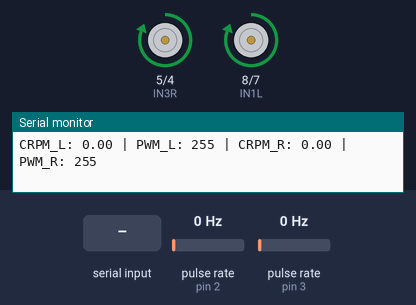
A sketch run on a simulated Arduino Mega 2560, built with avr-gcc and run on an emulated ATmega2560. Shown: motor-driver pin pairs drawn as motors (green arrow = first pin HIGH = forward, orange = second pin HIGH = backward, longer = more drive, scaled by the enable pin), the last lines printed to the serial monitor. Wiring (inferred from the names in the program): 2 × pulse sensor: data pin 2 / data pin 3. The inputs (shaded band) are chosen by the test bench; at power-on: pulse rate (sensors on pin 2, pin 3) 0 Hz.

Above: at 16.2 s.
16.3 s: pulse rate (sensor on pin 2) set to 4 Hz
At 16.9 s:
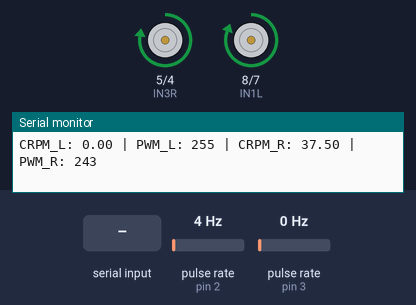
19.3 s: "STOP\n" received over the second serial link
At 20.0 s:
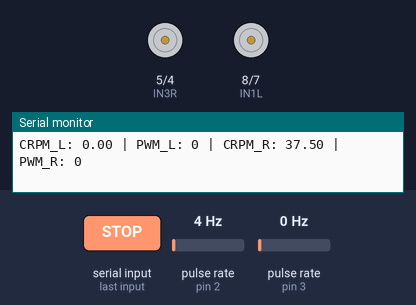
Timing chart, 0 to 22.3 s (numbered marks = the images above; inputs shaded):
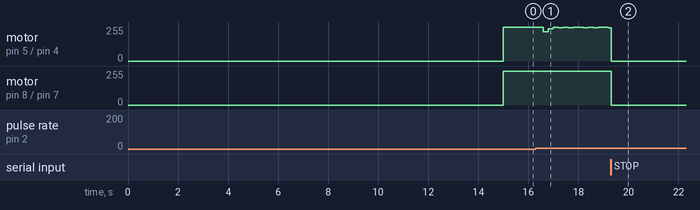

The sketch:

robot2_velocity_pid_this.ino
```cpp
#include <Arduino.h> // Standard Arduino library

// --- Bluetooth Module Pins (HC-05 using Hardware Serial1 on Mega) ---
// On Arduino Mega:
// RX1 (Pin 19) will receive data from HC-05 TX
// TX1 (Pin 18) will send data to HC-05 RX (via voltage divider)
// Ensure your HC-05's baud rate is set to 9600 (default) or match it here.

// --- Motor Driver Pins (L298N) ---
// Left Motor pins
const int ENAL = 9;  // PWM pin for Left Motor speed (Connect to L298N ENB)
const int IN1L = 8;  // Left Motor Direction Pin 1 (Connect to L298N IN3)
const int IN2L = 7;  // Left Motor Direction Pin 2 (Connect to L298N IN4)

// Right Motor pins
const int ENAR = 10; // PWM pin for Right Motor speed (Connect to L298N ENA)
const int IN3R = 5;  // Right Motor Direction Pin 1 (Connect to L298N IN1)
const int IN4R = 4;  // Right Motor Direction Pin 2 (Connect to L298N IN2)

// --- Encoder Pins and Variables ---
const int LEFT_ENCODER_PIN = 3;  // Connect Left Encoder to Digital Pin 3 (Interrupt 1)
const int RIGHT_ENCODER_PIN = 2; // Connect Right Encoder to Digital Pin 2 (Interrupt 0)

volatile long leftEncoderTicks = 0;
volatile long rightEncoderTicks = 0;

// Encoder properties
const int PPR = 16; // Pulses Per Revolution of your encoder
const unsigned long DEBOUNCE_DELAY_MS = 20; // Debounce for encoder interrupts
volatile unsigned long lastPulseTimeLeft = 0;
volatile unsigned long lastPulseTimeRight = 0;

// --- Timing for RPM calculation and PID loop ---
unsigned long lastLoopTime = 0;
const unsigned long LOOP_INTERVAL_MS = 200; // PID loop updates every 200ms

// --- PID Control Variables for LEFT Motor ---
float Kp_L = 0.6;  // Proportional gain for Left Motor (adjust as needed)
float Ki_L = 0.0;  // Integral gain for Left Motor (start with 0.0, tune later)
float Kd_L = 0.2;  // Derivative gain for Left Motor (start with 0.0, tune later)

float targetRPM_Left = 75.0; // Desired target RPM for Left Motor
float currentRPM_Left = 0.0;
float error_Left = 0.0;
float prevError_Left = 0.0;
float integral_Left = 0.0;
float derivative_Left = 0.0;
float outputPWM_Left = 0.0; // This variable will be cumulatively updated

// --- PID Control Variables for RIGHT Motor ---
float Kp_R = 0.6;  // Proportional gain for Right Motor
float Ki_R = 0.0;  // Integral gain for Right Motor
float Kd_R = 0.3;  // Derivative gain for Right Motor

float targetRPM_Right = 75.0; // Desired target RPM for Right Motor
float currentRPM_Right = 0.0;
float error_Right = 0.0;
float prevError_Right = 0.0;
float integral_Right = 0.0;
float derivative_Right = 0.0;
float outputPWM_Right = 0.0; // This variable will be cumulatively updated

// --- Motor Characterization (Regression Lines) ---
const float REGRESSION_SLOPE_L = 0.2969;
const float REGRESSION_INTERCEPT_L = 8.4371;

const float REGRESSION_SLOPE_R = 0.2976;
const float REGRESSION_INTERCEPT_R = 5.5832;

// --- PWM Output Limits ---
const int MIN_PWM_OVERALL = 0; // Overall minimum PWM (0 for off)
const int MAX_PWM_OVERALL = 255; // Overall maximum PWM

// --- Minimum Effective PWM (Motor Deadband Compensation) ---
const int MIN_EFFECTIVE_PWM_L = 75; // For Left Motor (adjust if needed for 9V)
const int MIN_EFFECTIVE_PWM_R = 75; // For Right Motor (adjust if needed for 9V)


void setup() {
  // Initialize USB Serial for debugging (to your laptop's Arduino IDE Serial Monitor)
  Serial.begin(9600);
  while (!Serial); // Wait for Serial Monitor to open (useful for some boards)

  // Initialize Hardware Serial1 for HC-05 Bluetooth communication
  Serial1.begin(9600); // HC-05 default baud rate is 9600
  Serial1.println("Arduino: HC-05 Ready for Data Streaming!");

  // Motor Driver Pin Setup for LEFT Motor
  pinMode(ENAL, OUTPUT);
  pinMode(IN1L, OUTPUT);
  pinMode(IN2L, OUTPUT);

  // Motor Driver Pin Setup for RIGHT Motor
  pinMode(ENAR, OUTPUT);
  pinMode(IN3R, OUTPUT);
  pinMode(IN4R, OUTPUT);

  // Encoder Pin Setup for BOTH Encoders
  // Digital Pin 3 (Interrupt 1) and Digital Pin 2 (Interrupt 0) are external interrupts on Arduino Mega
  pinMode(LEFT_ENCODER_PIN, INPUT_PULLUP); // Use INPUT_PULLUP if encoder outputs open-collector/open-drain
  attachInterrupt(digitalPinToInterrupt(LEFT_ENCODER_PIN), leftEncoderISR, CHANGE); // Trigger on any state change
  pinMode(RIGHT_ENCODER_PIN, INPUT_PULLUP);
  attachInterrupt(digitalPinToInterrupt(RIGHT_ENCODER_PIN), rightEncoderISR, CHANGE);

  // Initialize both motors to stop
  digitalWrite(IN1L, LOW); digitalWrite(IN2L, LOW); analogWrite(ENAL, 0);
  digitalWrite(IN3R, LOW); digitalWrite(IN4R, LOW); analogWrite(ENAR, 0);
  delay(15000); // Short delay to allow everything to initialize
}

void loop() {
  unsigned long currentTime = millis();
  float deltaTime_ms = (float)(currentTime - lastLoopTime);

  // --- Process incoming Bluetooth commands (ONLY "STOP") ---
  if (Serial1.available()) {
    String command = Serial1.readStringUntil('\n'); // Read incoming command until newline
    command.trim(); // Remove any leading/trailing whitespace

    if (command == "STOP") {
      targetRPM_Left = 0.0;
      targetRPM_Right = 0.0;
      // Immediately set PWM to 0 to stop
      digitalWrite(IN1L, LOW); digitalWrite(IN2L, LOW); analogWrite(ENAL, 0);
      digitalWrite(IN3R, LOW); digitalWrite(IN4R, LOW); analogWrite(ENAR, 0);
      outputPWM_Left = 0.0; // Reset cumulative PWM
      outputPWM_Right = 0.0; // Reset cumulative PWM
      integral_Left = 0.0;   // Reset integral terms
      integral_Right = 0.0;
      Serial.println("Motors STOPPED by BT command!"); // Debug via USB
    }
  }


  // --- PID Loop Execution for BOTH motors ---
  if (deltaTime_ms >= LOOP_INTERVAL_MS) {
    lastLoopTime = currentTime;

    // --- LEFT Motor PID Calculation ---
    // Disable interrupts briefly to read volatile variables safely
    noInterrupts();
    long currentLeftTicks_copy = leftEncoderTicks;
    leftEncoderTicks = 0; // Reset ticks for the next interval
    interrupts();

    currentRPM_Left = (float)currentLeftTicks_copy / PPR / (deltaTime_ms / 60000.0); // Calculate RPM
    error_Left = targetRPM_Left - currentRPM_Left;

    // Calculate Feedforward PWM
    float base_pwm_L = (targetRPM_Left - REGRESSION_INTERCEPT_L) / REGRESSION_SLOPE_L;
    // Clamp base_pwm_L to avoid extreme values
    if (base_pwm_L < MIN_PWM_OVERALL) base_pwm_L = MIN_PWM_OVERALL;
    if (base_pwm_L > MAX_PWM_OVERALL) base_pwm_L = MAX_PWM_OVERALL;

    // PID terms for correction
    float P_term_L = Kp_L * error_Left;

    // Integral term with anti-windup
    if (Ki_L > 0.0) {
      integral_Left += error_Left * (deltaTime_ms / 1000.0);
      // Basic anti-windup: only accumulate integral if not saturated
      if (!((outputPWM_Left >= MAX_PWM_OVERALL && error_Left > 0) || (outputPWM_Left <= MIN_PWM_OVERALL && error_Left < 0))) {
        // Clamp integral to prevent excessive accumulation
        if (integral_Left > 500) integral_Left = 500;
        if (integral_Left < -500) integral_Left = -500;
      }
    } else {
      integral_Left = 0; // If Ki is 0, reset integral
    }
    float I_term_L = Ki_L * integral_Left;

    // Derivative term
    derivative_Left = (error_Left - prevError_Left) / (deltaTime_ms / 1000.0);
    float D_term_L = Kd_L * derivative_Left;

    // --- YOUR ITERATIVE/CUMULATIVE PID UPDATE LOGIC ---
    // Initialize outputPWM_Left with base_pwm_L only if it's currently 0 (first run or motor off)
    // For fixed targets, this means it initializes once. For external target changes, you'd add a flag.
    if (outputPWM_Left == 0.0 && targetRPM_Left > 0) { // Only initialize with base_pwm if we're trying to move
        outputPWM_Left = base_pwm_L;
    }

    // Incrementally adjust outputPWM_Left based on PID terms
    outputPWM_Left = outputPWM_Left + P_term_L + I_term_L + D_term_L;


    // Apply Minimum Effective PWM (Deadband Compensation)
    if (targetRPM_Left > 0 && outputPWM_Left > 0 && outputPWM_Left < MIN_EFFECTIVE_PWM_L) { outputPWM_Left = MIN_EFFECTIVE_PWM_L; }
    else if (targetRPM_Left == 0) { outputPWM_Left = 0; } // Ensure off if target is 0

    // Clamp final PWM output to valid range (0-255)
    if (outputPWM_Left > MAX_PWM_OVERALL) outputPWM_Left = MAX_PWM_OVERALL;
    if (outputPWM_Left < MIN_PWM_OVERALL) outputPWM_Left = MIN_PWM_OVERALL;
    prevError_Left = error_Left;


    // --- RIGHT Motor PID Calculation ---
    noInterrupts();
    long currentRightTicks_copy = rightEncoderTicks;
    rightEncoderTicks = 0;
    interrupts();

    currentRPM_Right = (float)currentRightTicks_copy / PPR / (deltaTime_ms / 60000.0);
    error_Right = targetRPM_Right - currentRPM_Right;

    float base_pwm_R = (targetRPM_Right - REGRESSION_INTERCEPT_R) / REGRESSION_SLOPE_R;
    if (base_pwm_R < MIN_PWM_OVERALL) base_pwm_R = MIN_PWM_OVERALL;
    if (base_pwm_R > MAX_PWM_OVERALL) base_pwm_R = MAX_PWM_OVERALL;

    float P_term_R = Kp_R * error_Right;

    if (Ki_R > 0.0) {
      integral_Right += error_Right * (deltaTime_ms / 1000.0);
      if (!((outputPWM_Right >= MAX_PWM_OVERALL && error_Right > 0) || (outputPWM_Right <= MIN_PWM_OVERALL && error_Right < 0))) {
        if (integral_Right > 500) integral_Right = 500;
        if (integral_Right < -500) integral_Right = -500;
      }
    } else {
      integral_Right = 0;
    }
    float I_term_R = Ki_R * integral_Right;

    derivative_Right = (error_Right - prevError_Right) / (deltaTime_ms / 1000.0);
    float D_term_R = Kd_R * derivative_Right;

    // --- YOUR ITERATIVE/CUMULATIVE PID UPDATE LOGIC ---
    if (outputPWM_Right == 0.0 && targetRPM_Right > 0) { // Only initialize with base_pwm if we're trying to move
        outputPWM_Right = base_pwm_R;
    }

    // Incrementally adjust outputPWM_Right based on PID terms
    outputPWM_Right = outputPWM_Right + P_term_R + I_term_R + D_term_R;

    if (targetRPM_Right > 0 && outputPWM_Right > 0 && outputPWM_Right < MIN_EFFECTIVE_PWM_R) { outputPWM_Right = MIN_EFFECTIVE_PWM_R; }
    else if (targetRPM_Right == 0) { outputPWM_Right = 0; }

    if (outputPWM_Right > MAX_PWM_OVERALL) outputPWM_Right = MAX_PWM_OVERALL;
    if (outputPWM_Right < MIN_PWM_OVERALL) outputPWM_Right = MIN_PWM_OVERALL;
    prevError_Right = error_Right;


    // --- Apply PWM to BOTH Motors (Forward Direction) ---
    // Left Motor Control
    digitalWrite(IN1L, HIGH); // Left Motor Forward
    digitalWrite(IN2L, LOW);
    analogWrite(ENAL, (int)outputPWM_Left);

    // Right Motor Control
    digitalWrite(IN3R, HIGH); // Right Motor Forward
    digitalWrite(IN4R, LOW);
    analogWrite(ENAR, (int)outputPWM_Right);

    // --- Data Stream to Laptop (via Serial1 / HC-05) ---
    // Format: "Timestamp_ms,CurrentRPM_L,OutputPWM_L,CurrentRPM_R,OutputPWM_R"
    // This compact format is easy for Python to parse and plot.
    Serial1.print(currentTime);
    Serial1.print(",");
    Serial1.print(currentRPM_Left);
    Serial1.print(",");
    Serial1.print((int)outputPWM_Left);
    Serial1.print(",");
    Serial1.print(currentRPM_Right);
    Serial1.print(",");
    Serial1.println((int)outputPWM_Right); // println adds newline

    // --- Debug Print to Arduino IDE Serial Monitor (via USB) ---
    // This is for your visual debugging on the laptop connected via USB
    Serial.print("CRPM_L: "); Serial.print(currentRPM_Left);
    Serial.print(" | PWM_L: "); Serial.print((int)outputPWM_Left);
    Serial.print(" | CRPM_R: "); Serial.print(currentRPM_Right);
    Serial.print(" | PWM_R: "); Serial.println((int)outputPWM_Right);
  }
}

// --- Encoder Interrupt Service Routine (ISR) for LEFT Encoder ---
void leftEncoderISR() {
  unsigned long currentTime = millis();
  if (currentTime - lastPulseTimeLeft > DEBOUNCE_DELAY_MS) {
    leftEncoderTicks++;
    lastPulseTimeLeft = currentTime;
  }
}

// --- Encoder Interrupt Service Routine (ISR) for RIGHT Encoder ---
void rightEncoderISR() {
  unsigned long currentTime = millis();
  if (currentTime - lastPulseTimeRight > DEBOUNCE_DELAY_MS) {
    rightEncoderTicks++;
    lastPulseTimeRight = currentTime;
  }
}
```

Measured:
- after the input at 16.3 s, motor on pin 5 (IN3R) / pin 4 (IN4R): forward 255/255 → forward 221/255 after 0.30 s, → forward 243/255 0.20 s later, → forward 255/255 0.20 s later, → forward 249/255 0.20 s later, … (12 changes in this stretch)
- after the input at 19.3 s, motor on pin 8 (IN1L) / pin 7 (IN2L): forward 255/255 → stopped at once
